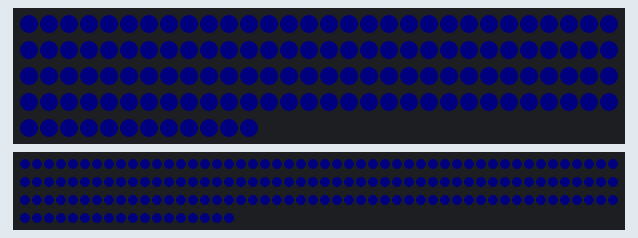
A sketch run on a simulated Arduino Uno, built with avr-gcc and run on an emulated ATmega328P. Shown: 132 RGB LEDs in strip order, left to right, continuing on the next row, 168 RGB LEDs in strip order, left to right, continuing on the next row. Dim RGB values are drawn brighter than linear.

Above: at 0.1 s.

The sketch:

Example_Design.ino
```cpp
//step 14
#define R 0       //amount of Red in LEDs: 0 is 0%, 255 is 100%
#define G 0       //amount of Green in LEDs: 0 is 0%, 255 is 100%
#define B 255     //amount of Blue in LEDs: 0 is 0%, 255 is 100%

//step 15
#define Brightness 4         // brightness of LEDs


//you do not need to edit any parts of the code below this

//pins of each strip
#define Strip1Pin 12
#define Strip2Pin 11

//length of each strip
#define Strip1Length 132 //length in pixels of strip 1
#define Strip2Length 168 //length in pixels of strip 2

#include <Adafruit_NeoPixel.h>
Adafruit_NeoPixel strip1(Strip1Length, Strip1Pin, NEO_GRB + NEO_KHZ800);
Adafruit_NeoPixel strip2(Strip2Length, Strip2Pin, NEO_GRB + NEO_KHZ800);
uint16_t color = strip1.Color(R,G,B);
void setup() {
strip1.begin();//begins each strip to be used
strip2.begin();
strip1.setBrightness(Brightness);//sets the brightness of each strip
strip2.setBrightness(Brightness);
strip1.fill(color,0,Strip1Length);//fills the strip with color
strip2.fill(color,0,Strip2Length);
strip1.show();//sends the signals to the strip
strip2.show();
}

void loop() {
delay(10000);//delays for 10 seconds to minimize usage
strip1.fill(color,0,Strip1Length);//fills the strip with color
strip2.fill(color,0,Strip2Length);
strip1.show();//sends the signals again to fix if theres a power surge or outage
strip2.show();
}
```
